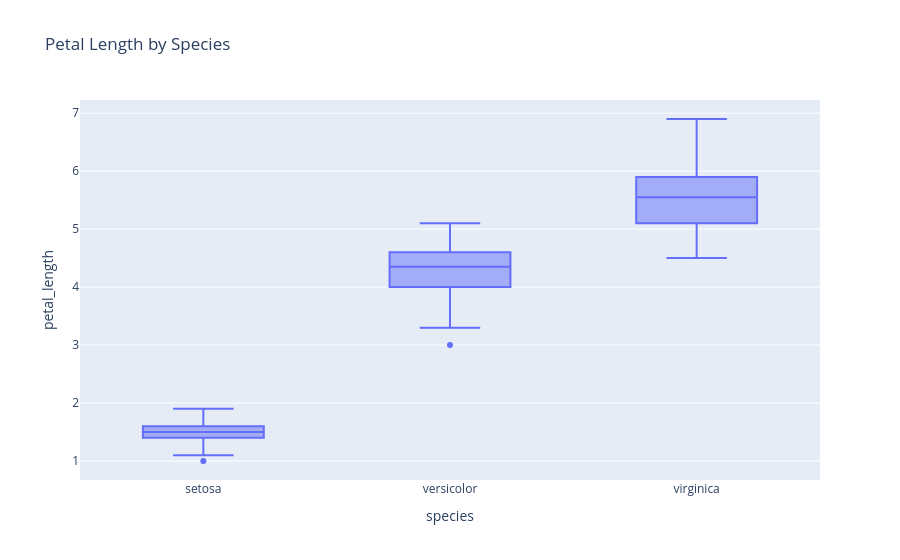

The code cell stored with this chart in its notebook:
### Code cell
#Create a box plot
fig=px.box(df,x='species',y='petal_length',title='Petal Length by Species')
fig.show()

### Figure 1 — Plotly figure (JSON) as saved in the notebook; plotly's stock layout.template omitted (floating-point values rounded to 4 significant figures; data arrays with more than 128 entries replaced by an {"elided": "..."} marker saying what was removed)
{"data": [{"alignmentgroup": "True", "hovertemplate": "species=%{x}<br>petal_length=%{y}<extra></extra>", "legendgroup": "", "marker": {"color": "#636efa"}, "name": "", "notched": false, "offsetgroup": "", "orientation": "v", "showlegend": false, "type": "box", "x": {"elided": "150 str values"}, "x0": " ", "xaxis": "x", "y": {"elided": "150 float values"}, "y0": " ", "yaxis": "y"}], "layout": {"boxmode": "group", "legend": {"tracegroupgap": 0}, "title": {"text": "Petal Length by Species"}, "xaxis": {"anchor": "y", "domain": [0, 1], "title": {"text": "species"}}, "yaxis": {"anchor": "x", "domain": [0, 1], "title": {"text": "petal_length"}}}}
